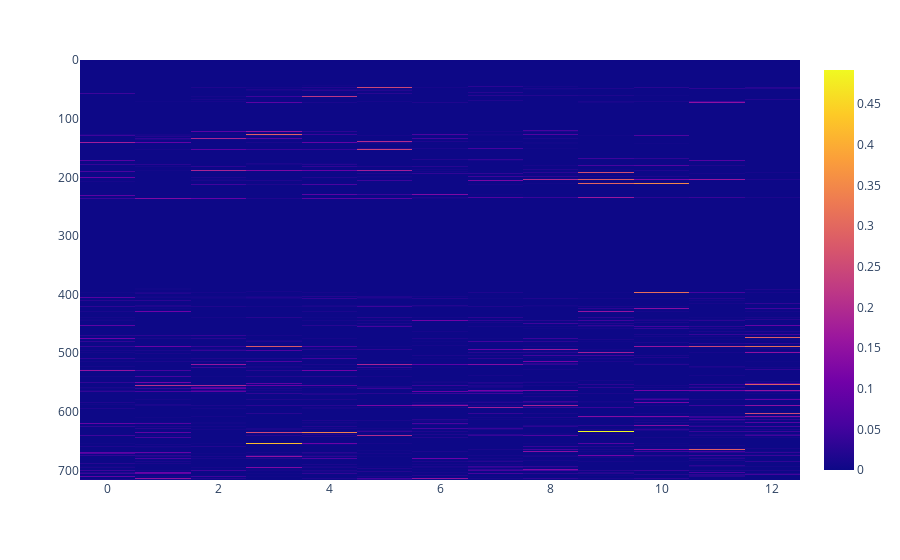

Notebook code cell kept with this figure:
### Code cell
# Average over med intakes
param = 'probability_tremor'
# Smooth first
smoothed = df[param].groupby(pd.Grouper(freq='10Min')).aggregate(np.mean)

t = medTimes['date'].iloc[0]
td = datetime.timedelta(hours=1)
tc = smoothed[t-td:t+td].values
timeseries = np.zeros((medTimes.shape[0],tc.shape[0]))
for r in range(medTimes.shape[0]):
    t = medTimes['date'].iloc[r]
    tc = smoothed[t-td:t+td].values
    timeseries[r,:]=tc
    
timeseries[np.isnan(timeseries)]=0
#px.imshow(timeseries,aspect='auto')
px.line(x=np.arange(tc.shape[0]),y=np.nanmean(timeseries,axis=0))

### Figure 1 — Plotly figure (JSON) as saved in the notebook; plotly's stock layout.template omitted (floating-point values rounded to 4 significant figures; data arrays with more than 128 entries replaced by an {"elided": "..."} marker saying what was removed)
{"data": [{"coloraxis": "coloraxis", "hovertemplate": "x: %{x}<br>y: %{y}<br>color: %{z}<extra></extra>", "name": "0", "type": "heatmap", "xaxis": "x", "yaxis": "y", "z": {"elided": "717x13 float values"}}], "layout": {"coloraxis": {"colorscale": [[0, "#0d0887"], [0.1111, "#46039f"], [0.2222, "#7201a8"], [0.3333, "#9c179e"], [0.4444, "#bd3786"], [0.5556, "#d8576b"], [0.6667, "#ed7953"], [0.7778, "#fb9f3a"], [0.8889, "#fdca26"], [1, "#f0f921"]]}, "margin": {"t": 60}, "xaxis": {"anchor": "y", "domain": [0, 1]}, "yaxis": {"anchor": "x", "autorange": "reversed", "domain": [0, 1]}}}
